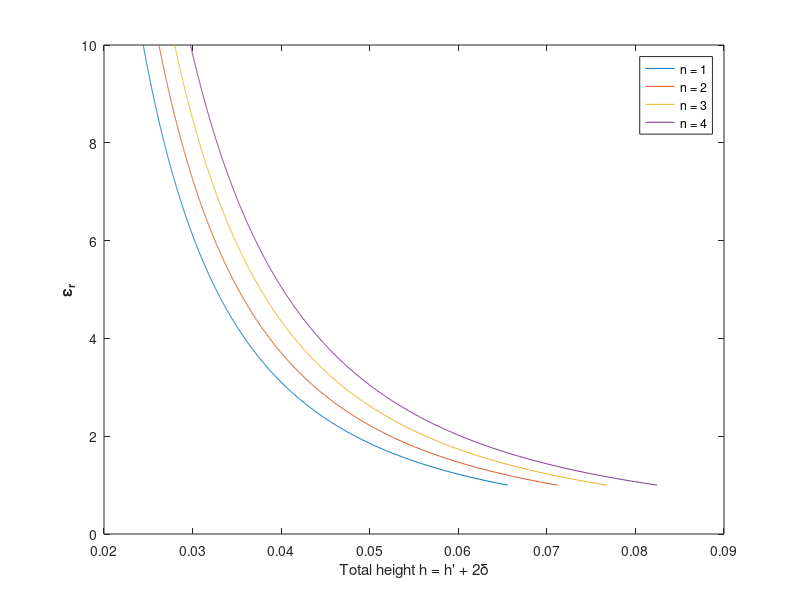

The MATLAB script that drew this image:
clear all
close all
%% Eqs
% k0*(n/N)*sin(theta)+(n*m*2*pi)/N + pi = k0*sqrt(eps_r(n))*(h-2delt)
% where 
% n = is a slice of constant er
% N = number of slices per cell
% m = multiples of 2pi
% h = height of lens + 2*matching layers
% sin(theta) = angle off zenith
% LHS pi = decribes the phase effect of matching layer (180deg)


%%  CONSTANTS
eps_0 = 8.85*10^(-12); %permittivity
eps_air = 1.0006;
mu_0 = 1; %permeability
c = 299792458;
f = 10e9;
lam0 = c/f;
k0 = (2*pi)/lam0;
N = 4;
er = linspace(1,10,1000);
er = er';
m_max = 10;
n = 1:4;


%% setting up vectors
er_mat = repmat( er, size(n));
n_mat = repmat(n, 1000, 1);

% Set up height struct
h.m = struct('v',{});
for m = 0:m_max
    h.m{m+1} = ((2*pi*m+((2*pi-(2*pi)/N).*n_mat)./N-pi)./(k0*sqrt(er_mat)))+2*(lam0./(4*(er_mat).^(1/4)));
end

%% Plots visualizing h vs er_n at various multiples of m

figure
plot(h.m{3}, er_mat)
legend('n = 1','n = 2','n = 3','n = 4')
xlabel('Total height h = h'' + 2\delta')
ylabel('\bf\epsilon_r')

%% Find ern from given height
% Height is obsevered as valid from plot

h_t = .031; %Total structure height
tmp = abs(h.m{3}-h_t);
[~,index] = min(tmp);
er_n = er_mat(index);
er_m = sqrt(er_n);

%% Calculate lens layer height
% h_t = total height
% delt = height of the matching layers (2)
% h_p = height of the lens sans matching layer
delt = zeros(1,4);
for ii = n
    delt(ii) = lam0/(2*er_n(ii)^(1/4));
end
h_p = h_t*ones(1,4) - 2.*(delt);
